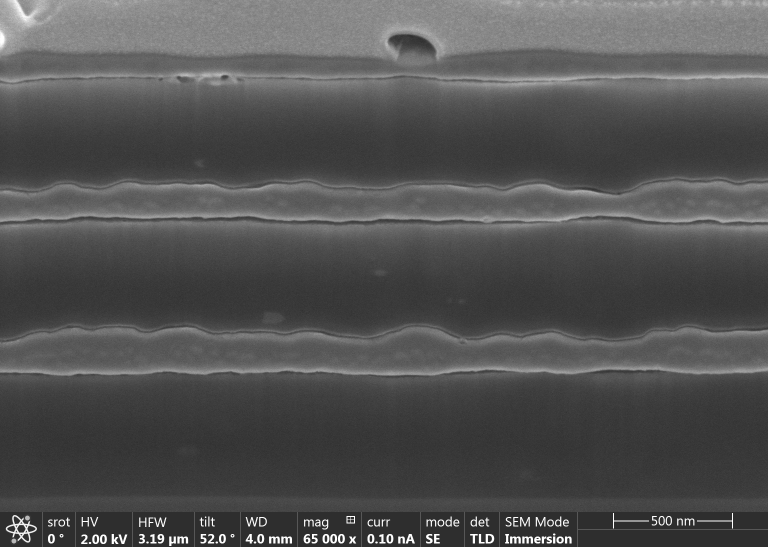
#> input picture images/br.tif, 1536 x 1094 px (shown at 1/2 size)
$ python interface_analysis.py
#> lines starting #> are read from the running program, lines starting #| are printed output that depends on the picture; after the words box and inside, x2 and y2 are one past the last pixel; in counts of white or black regions, pixels touching at a corner belong together; long printed decimals are rounded
import numpy as np
from matplotlib import pyplot as plt
import scipy
from scipy import ndimage as ndi
import skimage
import matplotlib.patches as patches

plt.rcParams["font.family"] = "Times New Roman"
plt.rc('font', size=14)

def set_ROI(im,x1,x2,y1,y2, show_ims=False):
    im_roi = im[x1:x2, y1:y2]
    if show_ims == True:
        plt.subplot(211)
        plt.imshow(im)
        plt.subplot(212)
        plt.imshow(im[x1:x2, y1:y2])
        plt.show()
    return im_roi

def binary_mask(im, threshold=False, show_ims=False):
    if not threshold:
        threshold = np.average(im)
    br_bin = np.zeros(np.shape(im))
    br_bin[im>threshold] = 255
    if show_ims == True:
        plt.subplot(121)
        plt.imshow(im)
        plt.subplot(122)
        plt.imshow(br_bin)
        plt.show()
    return br_bin

def edge_image2scatter(edge_im,show_ims=False):
    xy = np.column_stack(np.where(edge_im > 0)) # Get the x and y values of the interface for a scatter plot.
    x = xy[:,1]
    y = xy[:,0]
    unique_x = np.unique(x) # Remove values that are not single values of f(x) חד חד ערכי
    avg_y = np.array([np.mean(y[x == ux]) for ux in unique_x])
    if show_ims==True:
        plt.plot(unique_x,avg_y)
    return unique_x, avg_y

def zoom_in(im,x1,x2,y1,y2,linewidth=8,show_ims=False):
    image = np.dstack([im,im,im]) # Convert a grayscale image to rgb
    lw = linewidth # This parameter set the linewidth of the zoomed in rectangle
    color = [255,0,0]
    image[y1-lw:y1,x1:x2] = color
    image[y2:y2+lw,x1:x2] = color
    image[y1:y2,x1-lw:x1] = color
    image[y1:y2,x2:x2+lw] = color
    zi_image = image[y1:y2,x1:x2]
    if show_ims == True:
        plt.subplot(211)
        plt.imshow(image)
        plt.subplot(212)
        plt.imshow(zi_image)
        plt.show()
    return image, zi_image

br_roi_x1, br_roi_x2,br_roi_y1,br_roi_y2 = 0, -1, 300, 430
br_zoom_x1, br_zoom_x2, br_zoom_y1, br_zoom_y2 = 800, 1400, 320, 470
cl_roi_x1, cl_roi_x2,cl_roi_y1,cl_roi_y2 = 0, -1, 700, 880
cl_zoom_x1, cl_zoom_x2, cl_zoom_y1, cl_zoom_y2 = 1800, 2500, 750, 920
files = ['images/br.tif', 'images/90_rt_cl_15-1.tif']

resplot_ylims = [-48, 32]

fig = plt.figure(figsize=(7,5.5))
for i,file in enumerate(files):
    if i == 0:
        roi_x1, roi_x2, roi_y1, roi_y2 = br_roi_x1, br_roi_x2,br_roi_y1,br_roi_y2
        zoom_x1, zoom_x2, zoom_y1, zoom_y2 = br_zoom_x1, br_zoom_x2, br_zoom_y1, br_zoom_y2
        s = 1.65
        rect2 = patches.Rectangle((1200, 960), 238, 12, linewidth=1, edgecolor='w', facecolor='w')
        axis = [0,1500,1030,30]
        text_xy = [1150, 930]
        pix2nm = 500/238
    if i == 1:
        roi_x1, roi_x2, roi_y1, roi_y2 = cl_roi_x1, cl_roi_x2,cl_roi_y1,cl_roi_y2
        zoom_x1, zoom_x2, zoom_y1, zoom_y2 = cl_zoom_x1, cl_zoom_x2, cl_zoom_y1, cl_zoom_y2
        s = 3
        rect2 = patches.Rectangle((2050, 1520), 480, 12, linewidth=1, edgecolor='w', facecolor='w')
        axis = [782,2618,1610,390]
        text_xy = [2065, 1490]
        pix2nm = 500/480

    im = plt.imread(file) #  the scale bar is accross the 1464-1226= 238 pixels 500 nm
#> im is the input picture: shape (1094, 1536); min 41, max 255, mean 82.4
    tr = set_ROI(im, roi_y1, roi_y2,roi_x1, roi_x2) # trim the figures for a single interface
#> in set_ROI, `im_roi = im[x1:x2, y1:y2]`:
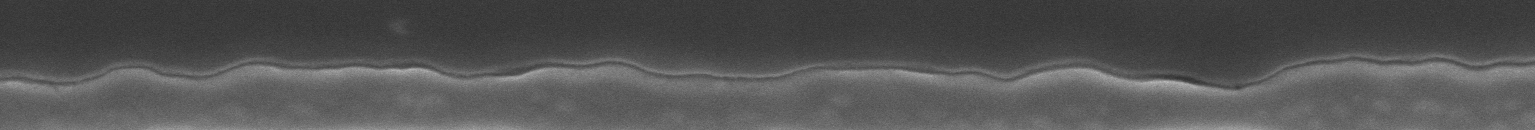
#> im_roi: shape (130, 1535); min 46, max 187, mean 84.1
    edge = skimage.feature.canny(tr, sigma=s) # canny filter that marks the interface
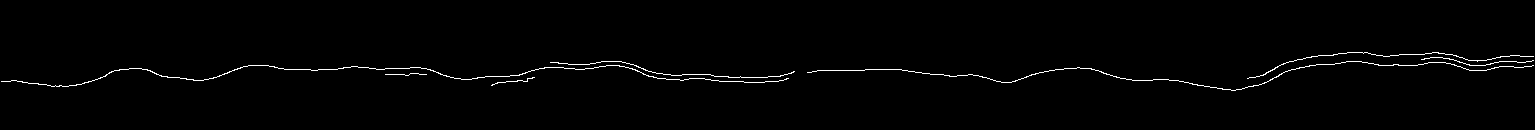
#> edge: shape (130, 1535) bool; 1.2% white in thin lines or dots, all inside (x1, y1, x2, y2) = (1, 52, 1534, 91)
    x, y = edge_image2scatter(edge)
#> in edge_image2scatter, `xy = np.column_stack(np.where(edge_im > 0))`: xy = 2361 pairs, first value 52 to 90, second value 1 to 1533
#> in edge_image2scatter, `x = xy[:,1]`: x = 2361 values, max 1533 at index 184, min 1 at index 2061, mean 855.5
#> in edge_image2scatter, `y = xy[:,0]`: y = 2361 values from 52 to 90
#> in edge_image2scatter, `unique_x = np.unique(x)`: unique_x = 1521 values from 1 to 1533
#> in edge_image2scatter, `avg_y = np.array([np.mean(y[x == ux]) for ux in unique_x])`: avg_y = 1521 values, max 90 at index 1218, min 56 at index 1425, mean 72.06
#> x = 1521 values from 1 to 1533; y has the same summary as avg_y in edge_image2scatter
    image, zi = zoom_in(im, zoom_x1, zoom_x2, zoom_y1, zoom_y2)
#> in zoom_in, `image[y1:y2,x2:x2+lw] = color`:
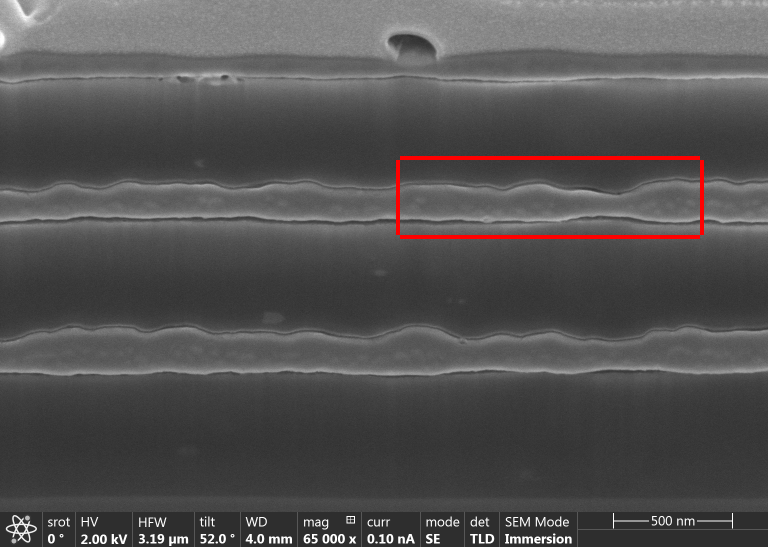
#> image: shape (1094, 1536, 3) (shown at 1/2 size); mean of channels 0, 1, 2 83.7, 81.8, 81.8; drawn as R, G, B
#> in zoom_in, `zi_image = image[y1:y2,x1:x2]`:
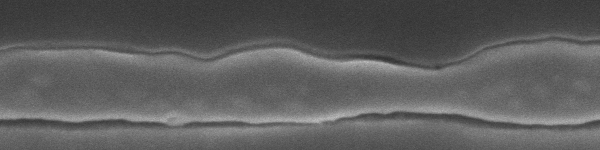
#> zi_image: shape (150, 600, 3); min 48, max 187, mean 93.9


    ax1 = fig.add_subplot(4,2,(1+i,3+i))

    ax1.imshow(image, aspect="auto")
    # ax1.plot(x,y+roi_y1) This is a sanity check. It works
    ax1.add_patch(rect2)
    ax1.text(text_xy[0],text_xy[1], '500 nm',color='w')
    ax1.axis(axis)
    ax1.tick_params(left = False, right = False , labelleft = False ,
                    labelbottom = False, bottom = False)

    ax2 = fig.add_subplot(4,2,5+i)

    ax2.imshow(zi, cmap='gray', aspect="auto")
    fit = np.polyfit(x,y,1)
#> fit = [-0.00589, 76.57]
    len_zi = np.shape(zi)[1]-1 # This is the index of the last pixel lengthwise of the zoomed in (zi) image
#> len_zi = 599
    roi_zoom_offset = roi_y1-zoom_y1
    ax2.plot([0,len_zi],
    [fit[0]*(zoom_x1)+fit[1]+roi_zoom_offset,fit[0]*(zoom_x2-1)+fit[1]+roi_zoom_offset],'m--',linewidth=1) # Drawing a straight line from two points x = 0 f(0) and x=3000 f(3000)

    ### The offset here is arbitrary just to make it fit. I don't know how to solve it
    ax2.plot(range(len_zi),y[zoom_x1-12 : zoom_x2-13]+roi_zoom_offset,'b--',linewidth=1) # I cant figure out why there is a missmatch between the line and image

    ax2.tick_params(left = False, right = False , labelleft = False ,
                    labelbottom = False, bottom = False)

    ax3 = fig.add_subplot(4,2,7+i)
    yfit = np.polyval(fit,x)
#> yfit = 1521 values, max 76.57 at index 0, min 67.54 at index 1520, mean 72.06
    x_nm = x*pix2nm
#> x_nm = 1521 values from 2.1 to 3220.6
    y_res_nm = (yfit-y)*pix2nm
#> y_res_nm = 1521 values, max 25.5 at index 1334, min -43.49 at index 1222, mean -8.97e-16
    ax3.plot(x_nm,y_res_nm)
    ax3.set_xlabel('Distance (nm)')
    if i == 0:
        ax3.set_ylabel('Residual (nm)')
    ax3.set_xlim([axis[0]*pix2nm, axis[1]*pix2nm])
    ax3.set_ylim(resplot_ylims)
    ax3.vlines(x=[zoom_x1*pix2nm, zoom_x2*pix2nm], ymin=resplot_ylims[0], ymax=resplot_ylims[1], colors='k', ls='--', linewidth=0.7)
    gof = sum(map(abs, y_res_nm))/len(yfit) # The goodness of fit is calculated by the sum of absolute value of errors over the number of pixels
#> gof = 12.84
    print(gof)
#| 12.841
#> (the run stopped early here; a loop or call above may not have finished)
